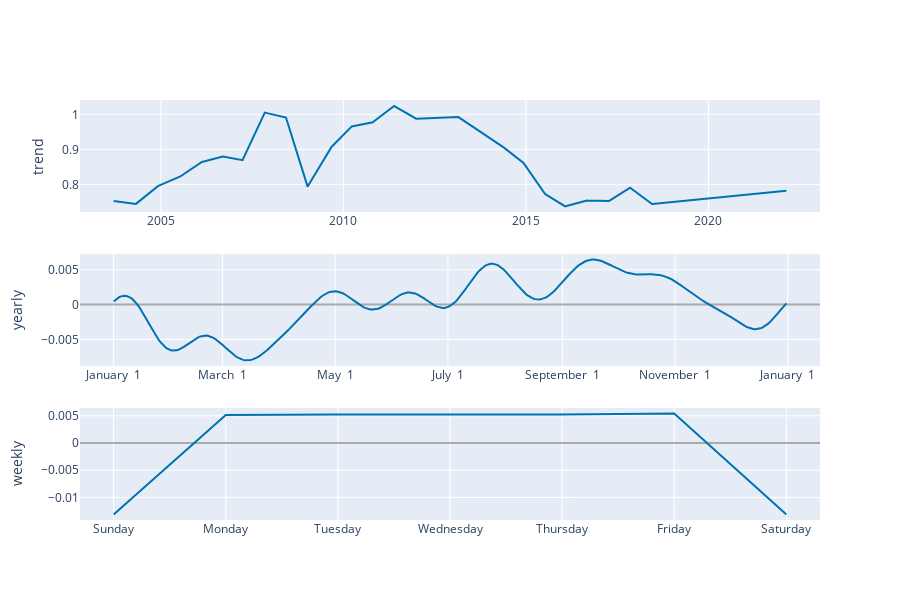

The notebook cell this image was saved under:
### Code cell
plot_components_plotly(predictor.m, predictor.forecast)

### Figure 1 — Plotly figure (JSON) as saved in the notebook; plotly's stock layout.template omitted (floating-point values rounded to 4 significant figures; data arrays with more than 128 entries replaced by an {"elided": "..."} marker saying what was removed)
{"data": [{"line": {"color": "#0072B2", "width": 2}, "mode": "lines", "name": "trend", "x": {"elided": "4794 str values"}, "y": {"elided": "4794 float values"}, "type": "scatter", "xaxis": "x", "yaxis": "y"}, {"line": {"color": "#0072B2", "width": 2}, "mode": "lines", "name": "yearly", "x": {"elided": "365 str values"}, "y": {"elided": "365 float values"}, "type": "scatter", "xaxis": "x2", "yaxis": "y2"}, {"line": {"color": "#0072B2", "width": 2}, "mode": "lines", "name": "weekly", "x": ["2017-01-01T00:00:00", "2017-01-02T00:00:00", "2017-01-03T00:00:00", "2017-01-04T00:00:00", "2017-01-05T00:00:00", "2017-01-06T00:00:00", "2017-01-07T00:00:00"], "y": [-0.0131, 0.005141, 0.005228, 0.005171, 0.005249, 0.005401, -0.0131], "type": "scatter", "xaxis": "x3", "yaxis": "y3"}], "layout": {"xaxis": {"anchor": "y", "domain": [0.0, 1.0], "range": ["2002-10-15T13:12:00", "2023-01-20T10:48:00"], "type": "date"}, "yaxis": {"anchor": "x", "domain": [0.7333, 1.0], "title": {"text": "trend"}, "rangemode": "normal", "zerolinecolor": "#AAA"}, "xaxis2": {"anchor": "y2", "domain": [0.0, 1.0], "range": ["2016-12-13T18:54:02.958904115", "2018-01-18T11:04:57.863013581"], "tickformat": "%B %e", "type": "date"}, "yaxis2": {"anchor": "x2", "domain": [0.3667, 0.6333], "title": {"text": "yearly"}, "zerolinecolor": "#AAA"}, "xaxis3": {"anchor": "y3", "domain": [0.0, 1.0], "range": ["2016-12-31T16:48:00", "2017-01-07T07:12:00"], "tickformat": "%A", "type": "date"}, "yaxis3": {"anchor": "x3", "domain": [0.0, 0.2667], "title": {"text": "weekly"}, "zerolinecolor": "#AAA"}, "height": 600, "showlegend": false, "width": 900}}
